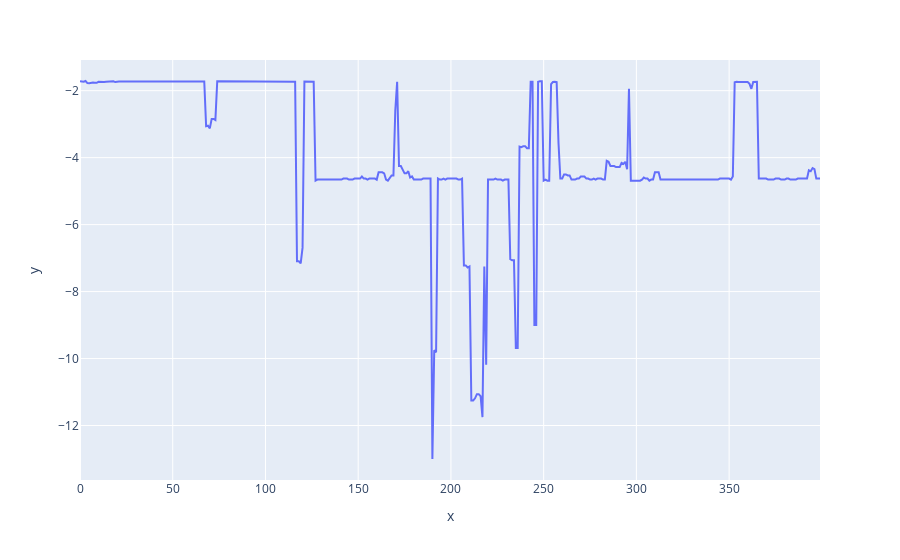

The notebook cell this image was saved under:
### Code cell
import matplotlib.pyplot as plt
import plotly.express as px

# plt.plot([max(n_nodes_counts) - x for x in n_nodes_counts], ablated_metrics)
# plt.plot(thresholds, ablated_metrics)
# plt.plot(thresholds, ablated_metrics)
# plt.plot(n_nodes_counts, ablated_metrics)
# plt.plot(thresholds, n_nodes_counts)
# plt.xscale("log")
# plt.plot(n_nodes_counts)

fig = px.line(x=list(range(len(ablated_metrics))), y=ablated_metrics)
fig
# fig = px.line(x=thresholds, y=ablated_metrics)
# fig.update_xaxes(type="log", exponentformat="power")
# fig

# px.line(x=n_nodes_counts, y=ablated_metrics)

### Figure 1 — Plotly figure (JSON) as saved in the notebook; plotly's stock layout.template omitted (floating-point values rounded to 4 significant figures; data arrays with more than 128 entries replaced by an {"elided": "..."} marker saying what was removed)
{"data": [{"hovertemplate": "x=%{x}<br>y=%{y}<extra></extra>", "legendgroup": "", "line": {"color": "#636efa", "dash": "solid"}, "marker": {"symbol": "circle"}, "mode": "lines", "name": "", "orientation": "v", "showlegend": false, "type": "scatter", "x": {"elided": "400 int values"}, "xaxis": "x", "y": {"elided": "400 float values"}, "yaxis": "y"}], "layout": {"legend": {"tracegroupgap": 0}, "margin": {"t": 60}, "xaxis": {"anchor": "y", "domain": [0, 1], "title": {"text": "x"}}, "yaxis": {"anchor": "x", "domain": [0, 1], "title": {"text": "y"}}}}
